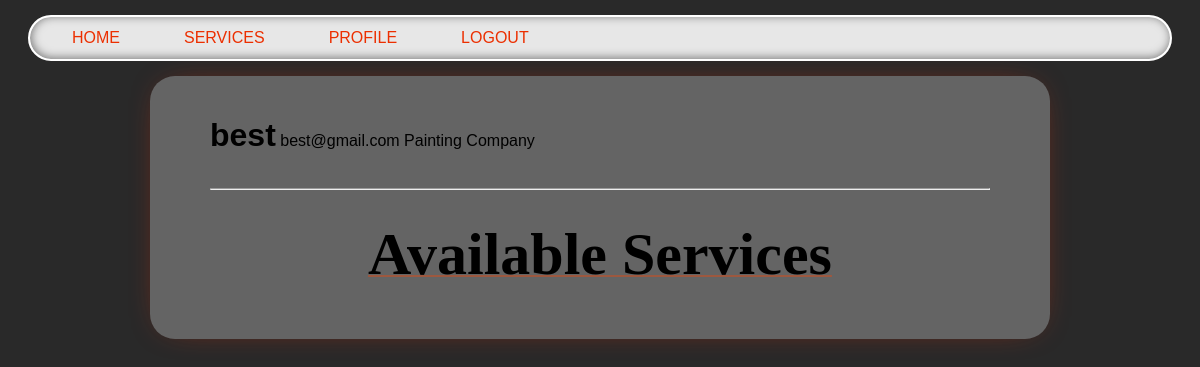
Page /company/best on the earlier database version.
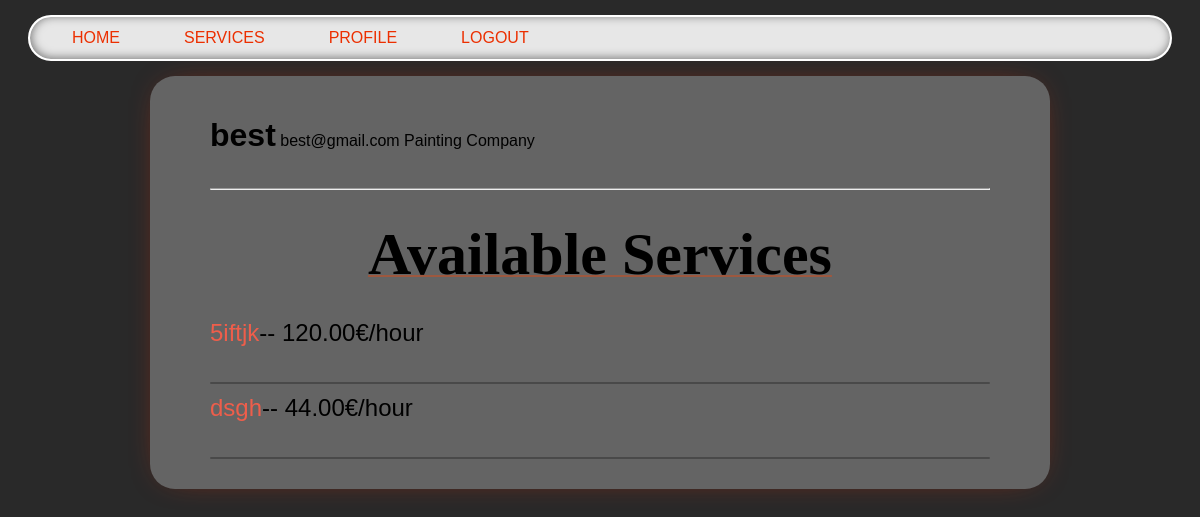
Same page on the later database version.
### services/models.py (models this page shows, shortened)
class Service(models.Model):
    company = models.ForeignKey(Company, on_delete=models.CASCADE)
    name = models.CharField(max_length=40)
    description = models.TextField()
    price_hour = models.DecimalField(decimal_places=2, max_digits=100)
    rating = models.IntegerField(validators=[MinValueValidator(
        0), MaxValueValidator(5)], default=0)
    choices = (
        ('Air Conditioner', 'Air Conditioner'),
        ('Carpentry', 'Carpentry'),
        ('Electricity', 'Electricity'),
        ('Gardening', 'Gardening'),
        ('Home Machines', 'Home Machines'),
        ('House Keeping', 'House Keeping'),
        ('Interior Design', 'Interior Design'),
        ('Locks', 'Locks'),
        ('Painting', 'Painting'),
        ('Plumbing', 'Plumbing'),
        ('Water Heaters', 'Water Heaters'),
    )
    field = models.CharField(max_length=30, blank=False,
                             null=False, choices=choices)
    date = models.DateTimeField(auto_now=True, null=False)

### netfix/views.py (the view)
# urls.py: path('company/<slug:name>', v.company_profile, name='company_profile')
def company_profile(request, name):
    user = User.objects.get(username=name)
    services = Service.objects.filter(
        company=Company.objects.get(user=user)).order_by("-date")
    return render(request, 'users/profile.html', {'user': user, 'services': services})

### users/templates/users/profile.html (shortened to what this page needs)
{% extends 'main/base.html' %}
{% block content %}
    {% if user.is_customer %}
        <div style="display: ruby;">
            <h1>{{ user.username }} ({{ user_age }} y/o)</h1>
            <p>{{ user.email }}</p>
            <p style="float: right;">Customer</p>
        </div>
    {% else %}
        <div style="display: ruby;">
            <h1>{{ user.username }}</h1>
            <p> {{ user.email }}</p>
            <p style="float: right;">{{ user.company.field }} Company</p>
        </div>
        <hr>
    {% endif %}
    {% if 'customer' in request.path %}
        <p class="title">Previous Requested Services</p>
    {% else %}
        <p class="title">Available Services</p>
    {% endif %}
    {% if user.is_customer %}
        {% for service in sh %}
            <div>
                <a href="/services/{{ service.service.id }}">{{ service.service.name }}</a> ({{ service.service.field }})
                <p style="margin: 0; display: inline-block;"> ❱❱ {{ service.price }}</p>
                <p style="margin: 0; display: inline-block;"> ❱❱ {{ service.request_date }}</p>
                <p style="float: right; margin: 0;">
                    by <a href="/company/{{ service.service.company.user }}">{{ service.service.company.user }}</a>
                </p>
            </div>
            <div class="line"></div>
        {% endfor %}
    {% else %}
        {% for service in services %}
        <div class="list_services_profile">
            <a href="/services/{{ service.id }}">{{ service.name }}</a>-- {{ service.price_hour }}€/hour
            <div class="line"></div>
        </div>
        {% endfor %}
    {% endif %}
{% endblock %}

Differences in the rows shown:
added Service: name "5iftjk", price_hour "120.00"
added Service: name "dsgh", price_hour "44.00"
